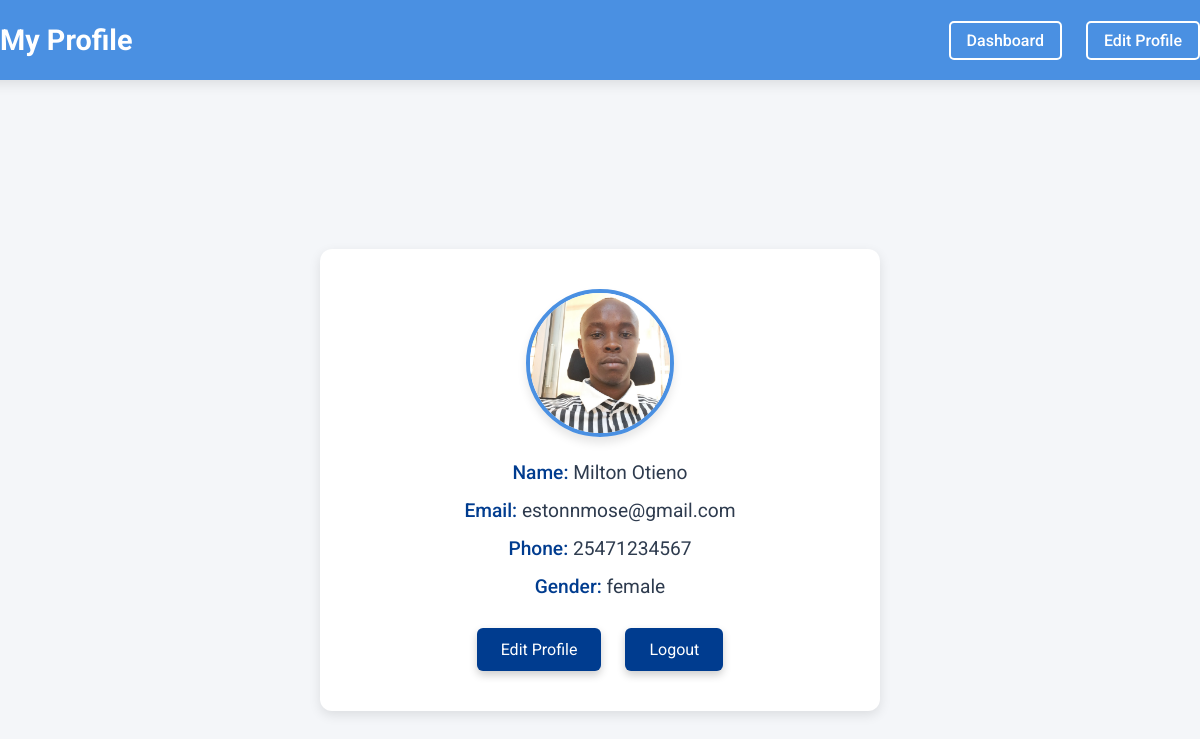
Screenshot of /customer/viewprofile.php (signed in) with the database file from the repository.
### tables this page shows
CREATE TABLE `customers` (
  `id` int(11) NOT NULL,
  `full_name` varchar(100) NOT NULL,
  `email` varchar(100) NOT NULL,
  `status` enum('active','inactive','suspended','pending') NOT NULL DEFAULT 'active',
  `last_logout` datetime DEFAULT NULL,
  `password` varchar(255) NOT NULL,
  `mobile` varchar(12) NOT NULL,
  `gender` enum('male','female','other') NOT NULL,
  `dob` date NOT NULL,
  `occupation` varchar(100) NOT NULL,
  `residence` varchar(100) NOT NULL,
  `created_at` timestamp NOT NULL DEFAULT current_timestamp(),
  `profile_picture` varchar(255) DEFAULT 'default_profile.png',
  `remember_token` varchar(255) DEFAULT NULL,
  `last_login` datetime DEFAULT NULL,
  `reset_token` varchar(255) DEFAULT NULL,
  `token_expiration` datetime DEFAULT NULL
);

### customer/viewprofile.php (the view, shortened to what this page needs)
<?php
require 'include/db_connection.php';
$customer_id = $_SESSION['customer_id'];
$sql = "SELECT full_name, email, mobile, profile_picture, gender FROM customers WHERE id = ?";
$stmt = $conn->prepare($sql);
$stmt->bind_param("i", $customer_id);
$stmt->execute();
$stmt->bind_result($full_name, $email, $phone, $profile_picture, $gender);
?>
<!DOCTYPE html>
<html lang="en">
<head>
</head>
<body>
    <div class="header">
        <h1>My Profile</h1>
        <div>
            <a href="dashboard.php">Dashboard</a>
            <a href="editprofile.php">Edit Profile</a>
        </div>
    </div>
    <div class="profile-container">
        <div class="profile-picture">
            <img src="<?php echo htmlspecialchars($profile_picture); ?>" alt="Profile Picture">
        </div>
        <div class="profile-details">
            <div><strong>Name:</strong> <?php echo htmlspecialchars($full_name); ?></div>
            <div><strong>Email:</strong> <?php echo htmlspecialchars($email); ?></div>
            <div><strong>Phone:</strong> <?php echo htmlspecialchars($phone); ?></div>
            <div><strong>Gender:</strong> <?php echo htmlspecialchars($gender); ?></div>
        </div>
        <div class="button-container">
            <a href="editprofile.php">Edit Profile</a>
            <a href="logout.php">Logout</a>
        </div>
    </div>
</body>
</html>

### customer/viewprofile.php (style rules this page uses)
:root { --primary-color: #4a90e2; --secondary-color: #003c8f; --background-color: #f4f6f9; --text-color: #2e3b4e; --card-background: #ffffff; --header-height: 80px; --box-shadow: 0px 4px 12px rgba(0, 0, 0, 0.1); }
body { font-family: 'Roboto', sans-serif; background-color: var(--background-color); color: var(--text-color); margin: 0; padding-top: var(--header-height); display: flex; justify-content: center; align-items: center; height: 100vh; overflow: hidden; }
.header { width: 100%; height: var(--header-height); background-color: var(--primary-color); color: white; position: fixed; top: 0; display: flex; align-items: center; justify-content: space-between; padding: 0 30px; box-shadow: var(--box-shadow); z-index: 10; }
.header h1 { font-size: 1.8rem; font-weight: 700; margin: 0; }
.header a { color: white; text-decoration: none; font-size: 1rem; font-weight: 500; margin-left: 20px; padding: 8px 16px; border: 2px solid white; border-radius: 5px; transition: background-color 0.3s ease; }
.profile-container { background-color: var(--card-background); border-radius: 12px; box-shadow: var(--box-shadow); padding: 40px 30px; max-width: 500px; width: 100%; text-align: center; animation: fadeIn 0.7s ease-in-out; }
.profile-picture img { width: 140px; height: 140px; border-radius: 50%; object-fit: cover; border: 4px solid var(--primary-color); box-shadow: 0 6px 10px rgba(0, 0, 0, 0.1); transition: transform 0.3s ease; }
.profile-details { font-size: 1.2rem; margin-top: 20px; }
.profile-details div { margin: 15px 0; color: var(--text-color); }
.profile-details div strong { font-weight: 500; color: var(--secondary-color); }
.button-container { margin-top: 30px; }
.button-container a { display: inline-block; padding: 12px 24px; margin: 0 10px; font-size: 1rem; color: white; background-color: var(--secondary-color); border-radius: 6px; text-decoration: none; box-shadow: 0 4px 8px rgba(0, 0, 0, 0.2); transition: background-color 0.3s, box-shadow 0.3s; }

### rows the page displays
customers: profile_picture (picture), full_name "Milton Otieno", email "estonnmose@gmail.com", mobile "25471234567", gender "female"
